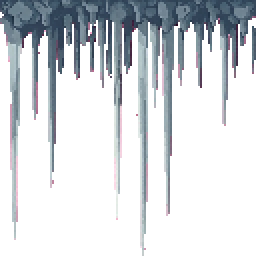
#> input picture Python/reduce_to_4_colors/1.png, 128 x 128 px (shown 2 times larger)
$ python reduce_to_4_colors.py 1.png out.png
#> lines starting #> are read from the running program, lines starting #| are printed output that depends on the picture
from PIL import Image
import argparse

def reduce_to_4_colors(input_path, output_path):
    # Открываем изображение и конвертируем в RGB (на случай если там RGBA)
#> called with input_path = '1.png', output_path = 'out.png'
    img = Image.open(input_path).convert("RGB")
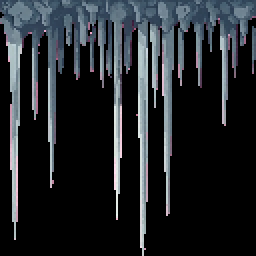
#> img: PIL image 128x128 RGB (shown 2 times larger); mean R, G, B 33.9, 37.6, 41.5

    # Главный секрет: Convert в режим "P" (палитровый) с 4 цветами
    # PIL сам проведёт квантование и выберет лучшие цвета
    img_reduced = img.convert("P", palette=Image.Palette.ADAPTIVE, colors=4)
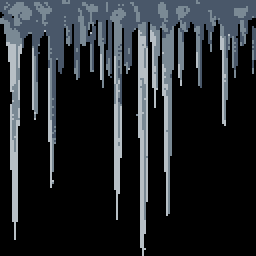
#> img_reduced: PIL image 128x128 P (shown 2 times larger); mean R, G, B 34.7, 38.5, 42.3

    # Сохраняем. При сохранении в PNG палитра будет вшита внутрь файла
    img_reduced.save(output_path, optimize=True)

    # Для информации: выведем HEX-коды получившейся палитры
    palette = img_reduced.getpalette()
#> palette = [183, 191, 197, 122, 137, 148, 73, 87, 105, 0, 0, 0]
    if palette:
        colors = [tuple(palette[i:i+3]) for i in range(0, 12, 3)] # Берем только первые 4 цвета
#> colors = [(183, 191, 197), (122, 137, 148), (73, 87, 105), (0, 0, 0)]
        print(f"Сгенерированная палитра (R,G,B):")
        for i, c in enumerate(colors):
            hex_code = '#{:02x}{:02x}{:02x}'.format(c[0], c[1], c[2])
            print(f"  Цвет {i+1}: {c} -> {hex_code}")
#> this loop made 4 passes
#> (c, hex_code) on passes 1 to 4: ((183, 191, 197), '#b7bfc5'), ((122, 137, 148), '#7a8994'), ((73, 87, 105), '#495769'), ((0, 0, 0), '#000000')
#|   Цвет 1: (183, 191, 197) -> #b7bfc5
#|   Цвет 2: (122, 137, 148) -> #7a8994
#|   Цвет 3: (73, 87, 105) -> #495769
#|   Цвет 4: (0, 0, 0) -> #000000

    print(f"Готово! Результат сохранён в: {output_path}")

if __name__ == "__main__":
    parser = argparse.ArgumentParser(description='Уменьшаем пиксель-арт до 4 цветов')
    parser.add_argument('input', help='Путь к исходному файлу')
    parser.add_argument('output', help='Путь для сохранения результата')

    args = parser.parse_args()

    reduce_to_4_colors(args.input, args.output)
